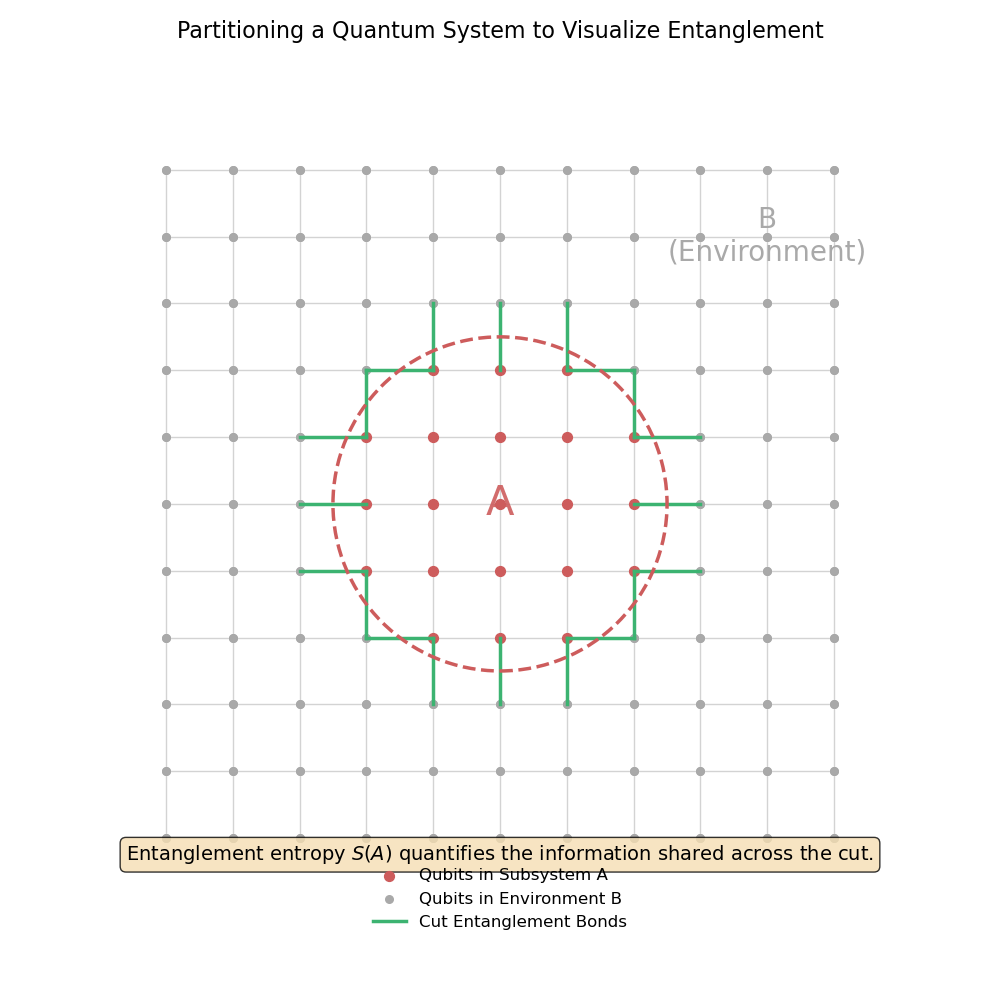

Reproduce this figure in Python.
import matplotlib.pyplot as plt
import matplotlib.patches as patches
import numpy as np


def generate_entanglement_partition_diagram():
    """
    Generates and saves an improved diagram illustrating the partition of a
    quantum system, highlighting the entanglement bonds cut by the partition.
    """
    # --- Setup ---
    fig, ax = plt.subplots(figsize=(10, 10))
    ax.set_aspect('equal')
    ax.set_xlim(-1.2, 1.2)
    ax.set_ylim(-1.2, 1.2)
    ax.axis('off')

    # --- Draw a lattice of qubits and their entanglement bonds ---
    n_points = 11
    x, y = np.meshgrid(np.linspace(-1, 1, n_points), np.linspace(-1, 1, n_points))
    points = np.vstack([x.ravel(), y.ravel()]).T
    ax.scatter(points[:, 0], points[:, 1], color='gray', s=30, alpha=0.6, zorder=2)

    # Draw bonds between adjacent qubits
    for i in range(n_points):
        for j in range(n_points):
            p1 = (x[i, j], y[i, j])
            if i + 1 < n_points:
                p2 = (x[i + 1, j], y[i + 1, j])
                ax.plot([p1[0], p2[0]], [p1[1], p2[1]], color='lightgray', lw=1, zorder=1)
            if j + 1 < n_points:
                p2 = (x[i, j + 1], y[i, j + 1])
                ax.plot([p1[0], p2[0]], [p1[1], p2[1]], color='lightgray', lw=1, zorder=1)

    # --- Define Subsystem A ---
    region_A_radius = 0.5
    subsystem_A_circle = patches.Circle((0, 0), region_A_radius, facecolor='none', edgecolor='indianred', lw=2.5,
                                        linestyle='--', zorder=4)
    ax.add_patch(subsystem_A_circle)

    # Highlight qubits inside A
    in_A_mask = (points[:, 0] ** 2 + points[:, 1] ** 2) < region_A_radius ** 2
    ax.scatter(points[in_A_mask, 0], points[in_A_mask, 1], color='indianred', s=50, zorder=3,
               label='Qubits in Subsystem A')
    ax.scatter(points[~in_A_mask, 0], points[~in_A_mask, 1], color='darkgray', s=30, zorder=3,
               label='Qubits in Environment B')

    # --- Highlight the "cut" entanglement bonds ---
    cut_bonds = 0
    for i in range(len(points)):
        for j in range(i + 1, len(points)):
            p1, p2 = points[i], points[j]
            dist_sq = np.sum((p1 - p2) ** 2)
            # Check if points are adjacent
            if np.isclose(dist_sq, (2.0 / (n_points - 1)) ** 2):
                in1 = (p1[0] ** 2 + p1[1] ** 2) < region_A_radius ** 2
                in2 = (p2[0] ** 2 + p2[1] ** 2) < region_A_radius ** 2
                if in1 != in2:  # If one is in and one is out, the bond is cut
                    ax.plot([p1[0], p2[0]], [p1[1], p2[1]], color='mediumseagreen', lw=2.5, zorder=3)
                    cut_bonds += 1

    if cut_bonds > 0:
        ax.plot([], [], color='mediumseagreen', lw=2.5, label='Cut Entanglement Bonds')

    # --- Add Labels ---
    ax.text(0, 0, 'A', ha='center', va='center', fontsize=30, color='indianred', alpha=0.9)
    ax.text(0.8, 0.8, 'B\n(Environment)', ha='center', va='center', fontsize=20, color='darkgray')
    title = 'Partitioning a Quantum System to Visualize Entanglement'
    fig.suptitle(title, fontsize=16)
    ax.legend(loc='lower center', bbox_to_anchor=(0.5, -0.05), fontsize=12, frameon=False)

    # --- Formula Annotation ---
    ax.text(0, -1.05, r'Entanglement entropy $S(A)$ quantifies the information shared across the cut.',
            ha='center', va='center', fontsize=14,
            bbox=dict(boxstyle="round,pad=0.3", fc="wheat", ec="black", lw=1, alpha=0.8))

    plt.tight_layout(rect=[0, 0.05, 1, 0.95])

    # --- Save the figure ---
    filename = "entanglement_partition.png"
    plt.savefig(filename)
    print(f"Image saved as {filename}")
    plt.show()


if __name__ == '__main__':
    generate_entanglement_partition_diagram()
